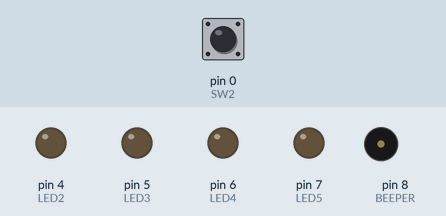
Bench run of a sketch on a simulated Arduino Uno, built with avr-gcc and run on an emulated ATmega328P. Shown: output pins drawn as LEDs (lit = HIGH), buzzer (waves = sounding). Dashed ring = blinking. Inputs (shaded band) come from the test bench; at power-on: pin 0 (SW2) HIGH.

Above: at 1.2 s.
1.3 s: pin 0 (SW2) pulled LOW for 0.15 s
At 1.45 s:
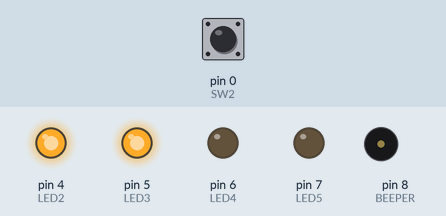
At 1.85 s:
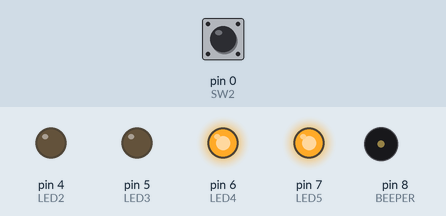
4.3 s: pin 0 (SW2) pulled LOW for 3.2 s
At 4.65 s:
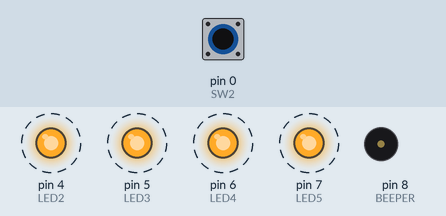
Timing chart, 0 to 8.9 s (numbered marks = the images above; inputs shaded):
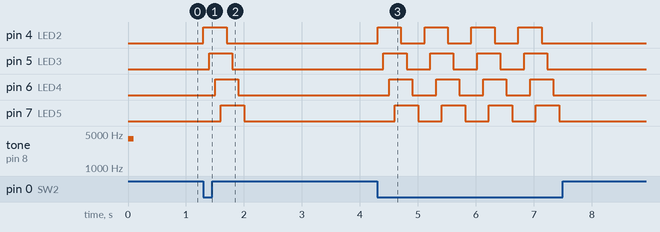

Measured:
- after the input at 1.3 s, pin 4 (LED2): LOW → HIGH at once, → LOW 0.40 s later; pin 5 (LED3): LOW → HIGH after 0.10 s, → LOW 0.40 s later; pin 6 (LED4): LOW → HIGH after 0.20 s, → LOW 0.40 s later; pin 7 (LED5): LOW → HIGH after 0.30 s, → LOW 0.40 s later
- after the input at 4.3 s, pin 4 (LED2): alternates HIGH for 0.40 s and LOW for 0.41 s, 8 changes in all, then stays LOW, starting at once; pin 5 (LED3): alternates HIGH for 0.40 s and LOW for 0.41 s, 8 changes in all, then stays LOW, starting after 0.10 s

The sketch:

BEAPER-Intro-1.ino
```cpp
/*
 Project:  Intro-1-Input-Output        Activity: mirobo.tech/beaper-intro-1
 Date:     June 1, 2024

 This introductory programming activity for the mirobo.tech BEAPER circuit
 demonstrates pushbutton input, LED outut, the use of time delay functions,
 and simple 'if' condition structures.

 Additional programming analysis activities explore I/O pin behaviour,
 compare the operation of 'if' and 'while' structures, and demonstrate
 logical AND and OR conditions. Programming activities intruduce the tone()
 function to create sounds, and encourage learners to create software-based
 simulated start-stop buttons and a bicycle turn signal program.

 See the https://mirobo.tech/beaper website for more programming activities.
*/

// BEAPER I/O (input/output) pin settings
// Define BEAPER pins used for human interface devices
const int SW2 = 0;            // Pushbuttons
const int SW3 = 1;
const int SW4 = 2;
const int SW5 = 3;

const int LED2 = 4;           // LEDs
const int LED3 = 5;
const int LED4 = 6;
const int LED5 = 7;

const int BEEPER = 8;         // Piezo beeper LS1

// Define variables
int SW2State;
int SW3State;
int SW4State;
int SW5State;

// Setup code runs once to configure I/O pins before running the main loop
void setup(void) {
  // Initialize I/O pin directions/types
  pinMode(SW2, INPUT_PULLUP);
  pinMode(SW3, INPUT_PULLUP);
  pinMode(SW4, INPUT_PULLUP);
  pinMode(SW5, INPUT_PULLUP);
  pinMode(LED2, OUTPUT);
  pinMode(LED3, OUTPUT);
  pinMode(LED4, OUTPUT);
  pinMode(LED5, OUTPUT);
  pinMode(BEEPER, OUTPUT);
  tone(BEEPER,4000,100);  // Say hello!
}

// Main loop code repeats forever
void loop() {
  SW2State = digitalRead(SW2);

  if(SW2State == LOW) {
    digitalWrite(LED2,HIGH);
    delay(100);
    digitalWrite(LED3,HIGH);
    delay(100);
    digitalWrite(LED4,HIGH);
    delay(100);
    digitalWrite(LED5,HIGH);
    delay(100);

    digitalWrite(LED2,LOW);
    delay(100);
    digitalWrite(LED3,LOW);
    delay(100);
    digitalWrite(LED4,LOW);
    delay(100);
    digitalWrite(LED5,LOW);
    delay(100);
  }

  // Add your Program Analysis Activities and Programming Activities code here:

  delay(10);  // Added delay helps simulators run this program
}

/* Learn More -- Program Analysis Activities
 *
 * 1. Let's analyze this program! Program analysis is an important skill to
 *    develop to better understand a program's operation. Start by running the
 *    program in your circuit board. Press and immediately release SW2 and watch
 *    what the LEDs do. How many LEDs flash? How many times to they flash? Next,
 *    press and hold SW2 and observe the LEDs and flashing pattern. Does the
 *    pattern stop immediately when you let go of SW2?
 *
 *    Now, examine the program and try to match your observations of the light
 *    pattern to the program code. How many digitalWrite() and delay statements
 *    are grouped together inside the curly braces that follow the SW2State 'if'
 *    statement? Did all of these actions happen when you pressed and let go of
 *    SW2? Can you explain why the microcontroller will always complete all of
 *    the actions inside the braces, and not skip any of the steps each time
 *    pushbutton SW2 is pressed?
 *
 * 2. Explain the difference between the statements: 'digitalWrite(LED2,HIGH);'
 *    and 'digitalWrite(LED2,LOW);'. How does setting the LED2 pin high or low
 *    actually turn LED2 on or off on the circuit board?
 *
 * 3. Understanding how a circuit works is another important skill to develop
 *    in interfacing (controlling hardware with software). What voltage do you
 *    expect the microcontroller to output to LED D2 when the statement
 *    'digitalWrite(LED2,LOW);' runs? What voltage do you expect the output to
 *    be when the statement 'digitalWrite(LED2,HIGH);' runs?
 *
 *    If you have access to a voltmeter, you can use it confirm the output
 *    voltage of the microcontroller in the circuit. Try measuring across one
 *    of the LEDs as the program outputs a LOW, and again when it outputs a
 *    HIGH. The voltage will change quickly so you may need to use a 'peak hold'
 *    or 'max' feature if your multimeter has one, or slow down the light pattern
 *    by increasing the value of one or more of the time delay() functions.
 *
 *    Next, carefully measure the voltage between one of the LED header pins and
 *    one of the GND (ground, or common) header pins as you run the program and
 *    press SW2. (Refer to the pin definitions at the top of the program to find
 *    which digital pins connect to the LEDs.) Compare your measurements. Did one
 *    of these voltages match your prediction? Which one? Can you explain why?
 *
 * 4. The statement 'SW2State = digitalRead(SW2);' contains a single equal sign
 *    while the statement 'if(SW2State == LOW)' contains two equal signs. What
 *    operation is performed by a statement using one equal sign? What operation
 *    is performed by a statement using two equal signs? How are the two
 *    operations different?
 *
 * 5. Find the switch circuits on the schematic diagram. Why do you think the
 *    program code uses the statement 'if(SW2State == LOW)' to sense if a switch
 *    is pressed? Can you use the schematic and this program's setup() function
 *    code to explain why the input voltage on one of the microcontroller's
 *    switch inputs will be low when the switch is pressed?
 *
 * 6. Let's compare the operation of 'if' and 'while' structures to simulate the
 *    operation of real-world momentary buttons. Add the following code below
 *    the existing 'if(SW2State == LOW)' block in the program, and then compile
 *    your program and re-upload it to your Arduino.

  // Momentary button using an if structure
  SW3State = digitalRead(SW3);
  if(SW3State == LOW) {
      digitalWrite(LED3,HIGH);
  }
  else {
      digitalWrite(LED3,LOW);
  }

  // Momentary button using a while structure
  SW4State = digitalRead(SW4);
  while(SW4State == LOW) {
      digitalWrite(LED4,HIGH);
      SW4State = digitalRead(SW4);
  }
  digitalWrite(LED4,LOW);

 *    First, try pressing and releasing SW3 and SW4 one at a time. They should
 *    act the same way, turning their respective LEDs on as each switch is
 *    pressed, and off as each switch is released.
 *
 *    Next, press and hold SW3 while pressing and releasing SW4. Does SW4 work
 *    as expected?
 *
 *    Last, press and hold SW4 while pressing and releasing SW3. Does SW3 work
 *    as expected?
 *
 *    Can you explain the difference in operation between the 'if' and 'while'
 *    structures in the two different examples of momentary button code?
 *
 * 7. Comment-out the second 'SW4State = digitalRead(SW4);' statement inside
 *    the while loop by adding two slashes '//' at the beginning of the line,
 *    like this: '//SW4State = digitalRead(SW4);'. Re-upload your program and
 *    test SW4 again. After that, try testing SW3 and SW4. Do they still work?
 *    If the program seems to be getting stuck, press and release the SW1
 *    RESET pushbutton to re-start it. Explain what you think is happening and
 *    why the microcontroller might be operating that way.
 *
 * 8. Let's explore logical conditions made using 'if' statements. Replace the
 *    program code added in steps 6 and 7, above, with this 'nested if' code.
 *    These program instructions will create a logical AND condition that
 *    lights LED D4 only if both SW3 and SW4 are pressed:

  SW3State = digitalRead(SW3);
  SW4State = digitalRead(SW4);

  if(SW3State == LOW) {
    if(SW4State == LOW) {
      digitalWrite(LED4,HIGH);
    }
    else {
      digitalWrite(LED4,LOW);
    }
  }
  else {
    digitalWrite(LED4,LOW);
  }

 *    Test the code to ensure it works as expected. Does the order of the if
 *    conditions matter? (e.g. swap the conditional checks for SW3 and SW4)
 *
 * 9. Next, replace the code from activity 8, above, with the following code
 *    which implements the logical AND conditional operator – it's composed of
 *    two ampersands '&&' and becomes part of the 'if' statement:

  SW3State = digitalRead(SW3);
  SW4State = digitalRead(SW4);

  if(SW3State == LOW && SW4State == LOW) {
    digitalWrite(LED4,HIGH);
  }
  else {
    digitalWrite(LED4,LOW);
  }

 *    Does '&&' work the same way as the nested if structures? Can you think of
 *    at least one advantage of using a logical conditional operator instead of
 *    nested if structures?
 *
 * 10. Replace the double ampersand '&&' with double vertical bars '||' to make
 *    a logical OR conditional operator. Your code should now look like this:

  SW3State = digitalRead(SW3);
  SW4State = digitalRead(SW4);

  if(SW3State == LOW || SW4State == LOW) {
    digitalWrite(LED4,HIGH);
  }
  else {
    digitalWrite(LED4,LOW);
  }

 *    Describe the conditions under which LED4 turns on.
 *
 * Programming Activities
 *
 * 1. The statement 'delay(100);' creates a 100ms delay. Try changing one or
 *    more of the delay values in the program to 500ms and see what happens.
 *
 *    Look up the delay() function in the Arduino reference documentation.
 *    What is one problem you might run into when using the delay() function
 *    for long delays in your program?
 *
 * 2. The 'delay()' function accepts only integers as delay values. To create
 *    delays shorter than 1 ms, a different function must be used instead. Use
 *    the 'delayMicroseconds()' function to specify shorter time delays using
 *    microseconds instead of milliseconds.
 *
 *    You won't be able to see microsecond length LED flashes with your eyes,
 *    but you can measure them using an oscilloscope or hear them if they are
 *    used to turn the piezo beeper on and off. Try the following code in your
 *    program. The delay was chosen to be the time period of music note A5
 *    which should play a tone at a frequency of 880Hz.

  SW5State = digitalRead(SW5);    // Make a tone while SW5 is held
  if(SW5State == LOW) {
    digitalWrite(BEEPER,HIGH);
    delayMicroseconds(567);
    digitalWrite(BEEPER,LOW);
    delayMicroseconds(567);
  }

 *    It definitely makes a sound when SW5 is pressed, but it doesn't sound
 *    like the note that it is supposed to play. Can you guess why?
 *
 *    The 'delay(10);' statement at the end of the program is the problem – it
 *    makes the delay muuuuuch longer than 567µs. The 10ms delay is not needed
 *    when running the program in an actual Arduino circuit, but it has been
 *    added to this program because it helps some Arduino simulators work better
 *    by limiting the number of times the main loop runs every second. Comment
 *    out the 'delay(10);' statement for the remainder of the programming
 *    activities in this activity and try the program in your circuit again.
 *
 *    Does it sound more like a tone now? Next, try changing the delay values.
 *    Does the pitch of the tone increase or decrease if the delay values are
 *    made smaller? Does the opposite happen if the delays are made larger?
 *
 * 3. Arduino has a built-in tone() function that can be used to make a
 *    specified sound frequency without the programmer needing to calculate a
 *    delay time period. Replace the code, above, with this code:

  SW5State = digitalRead(SW5);    // Make a tone when SW5 is pressed
  if(SW5State == LOW) {
    tone(BEEPER,880);
  }

 *    The tone can be silenced by pressing the RESET (SW1) button on BEAPER, or
 *    in your program by using a 'noTone(BEEPER);' statement. Modify your
 *    program using either a second 'if' condition or an 'else' condition so
 *    that it plays a tone while SW5 is held and stops when SW5 is released.
 *
 * 4. The setup() function includes a tone() function to make a sound on
 *    start-up. How is the tone() function in setup() different than the one
 *    in the example above? What does the third parameter control? (Hint:
 *    you can find out more about tone() in the Adruino reference documents.)
 *
 * 5. Using modified versions of the original SW2 'if' structure, create a
 *    program that makes a unique LED flashing pattern for each pushbutton.
 *
 *    Test each of your flashing patterns to verify that they work as expected.
 *    Describe what happens when more than one button is held. Do all of the
 *    patterns flash the LEDs at the same time, or in sequence? What sequence
 *    do they follow? Explain why this happens.
 *
 * 6. Use individual 'if' structures to simulate 'Start' and 'Stop' buttons for
 *    an industrial machine. Use SW2 as the Start button to turn LED D2 on when
 *    it is pressed, and make sure LED D2 stays on even after SW2 has been
 *    released. Use SW5 as the Stop button to turn LED D2 off when it is pressed.
 *    Test your program to make sure that it works the way you expect it to.
 *
 * 7. Running your program from step 6, above, describe what happens when both
 *    pushbuttons SW2 and SW5 are held. Does LED D2 turn on? Does LED D2 stay
 *    on? If so, is its brightness the same when both buttons are held as when
 *    just SW2 is pressed? If the brightness is different, can you explain what
 *    part of the code might be causing it to change, and why it changes?
 *    Hint: pretend to be the computer and simulate what the program is doing.
 *
 * 8. As you might imagine, an industrial machine that is able to turn on an
 *    output even while its 'Stop' button is pressed represents a significant
 *    safety hazard. Using one or more of the logical conditional operators
 *    introduced in the analysis activities, above, modify your start-stop
 *    program to make it operate safely. SW2 should only be able to turn on
 *    LED D2 if switch SW5 is not being pressed at the same time.
 *
 * 9. Create a program that uses the BEAPER pushbuttons and LEDs to make a turn
 *    signal circuit for a bicycle. Use SW3 and SW4 to indicate left or right
 *    turns, and think about the best way to implement turn signals using a set
 *    of LEDS controlled by a pair of similar momentary pushbuttons mounted on
 *    a bicycle's handlebars. Would the user have to hold a button to keep the
 *    turn signal flashing, or would pressing the button once start the turn
 *    signal and keep it going until the button was pressed again to cancel it?
 *    What will the turn signal indication look like if the four LEDs were
 *    mounted horizontally under the seat of the bicycle? Write a program that
 *    implements your best turn signal solution using the concepts learned in
 *    this activity. Test your solution to ensure it behaves as expected under
 *    unusual use cases such as the user holding both buttons, for example.
 *
 *10. Modify your bike turn signal program, above, to use one or both of the
 *    other buttons to add brake functionality, and/or to implement a rapidly
 *    flashing tail-light for enhanced visibility. Test your program to ensure
 *    that all of its functions work as expected under all conditions.
 */
```
